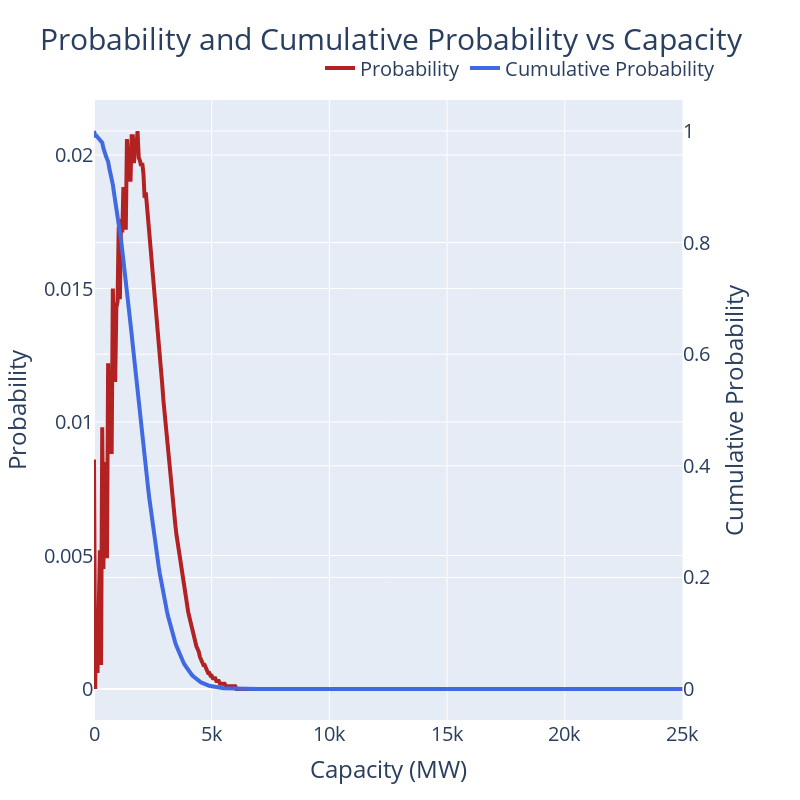

The code cell stored with this chart in its notebook:
### Code cell
# Plot probability on left y-axis and cumulative probability on right y-axis vs capacity
# Layout is 800x800, Title font 30, Axis font 20, Legend font 20, Legend at the top, Legend orientation horizontal, lines+markers
fig = sp.make_subplots(specs=[[{"secondary_y": True}]])
df_plot = COPT_function(Cgens,Ugens,P_round)
fig.add_trace(go.Scatter(x=df_plot['Capacity'], y=df_plot['Probability'], name='Probability', line=dict(color='firebrick', width=4)), secondary_y=False)
fig.add_trace(go.Scatter(x=df_plot['Capacity'], y=df_plot['Cumulative Probability'], name='Cumulative Probability', line=dict(color='royalblue', width=4)), secondary_y=True)
fig.update_layout(title='Probability and Cumulative Probability vs Capacity', 
                  title_font_size=30, 
                  xaxis_title='Capacity (MW)', 
                  yaxis_title='Probability', 
                  yaxis2_title='Cumulative Probability', 
                  font_size=20, 
                  legend_font_size=20, 
                width=800, height=800)
# Update legend position
fig.update_layout(legend=dict(
    orientation="h",
    yanchor="bottom",
    y=1.02,
    xanchor="right",
    x=1
))
fig.show()

### Figure 1 — Plotly figure (JSON) as saved in the notebook; plotly's stock layout.template omitted (floating-point values rounded to 4 significant figures; data arrays with more than 128 entries replaced by an {"elided": "..."} marker saying what was removed)
{"data": [{"line": {"color": "firebrick", "width": 4}, "name": "Probability", "type": "scatter", "x": {"elided": "501 int values"}, "xaxis": "x", "y": {"elided": "501 float values"}, "yaxis": "y"}, {"line": {"color": "royalblue", "width": 4}, "name": "Cumulative Probability", "type": "scatter", "x": {"elided": "501 int values"}, "xaxis": "x", "y": {"elided": "501 float values"}, "yaxis": "y2"}], "layout": {"font": {"size": 20}, "height": 800, "legend": {"font": {"size": 20}, "orientation": "h", "x": 1, "xanchor": "right", "y": 1.02, "yanchor": "bottom"}, "title": {"font": {"size": 30}, "text": "Probability and Cumulative Probability vs Capacity"}, "width": 800, "xaxis": {"anchor": "y", "domain": [0, 0.94], "title": {"text": "Capacity (MW)"}}, "yaxis": {"anchor": "x", "domain": [0, 1], "title": {"text": "Probability"}}, "yaxis2": {"anchor": "x", "overlaying": "y", "side": "right", "title": {"text": "Cumulative Probability"}}}}
